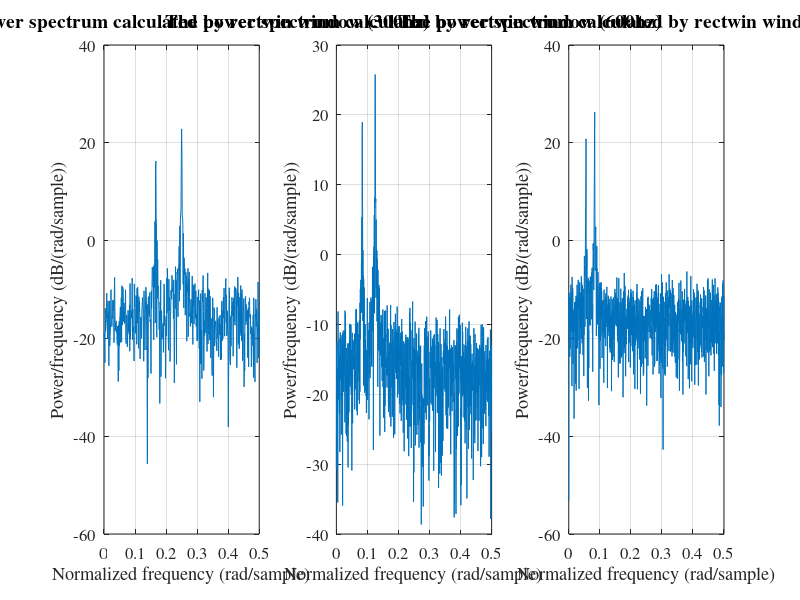
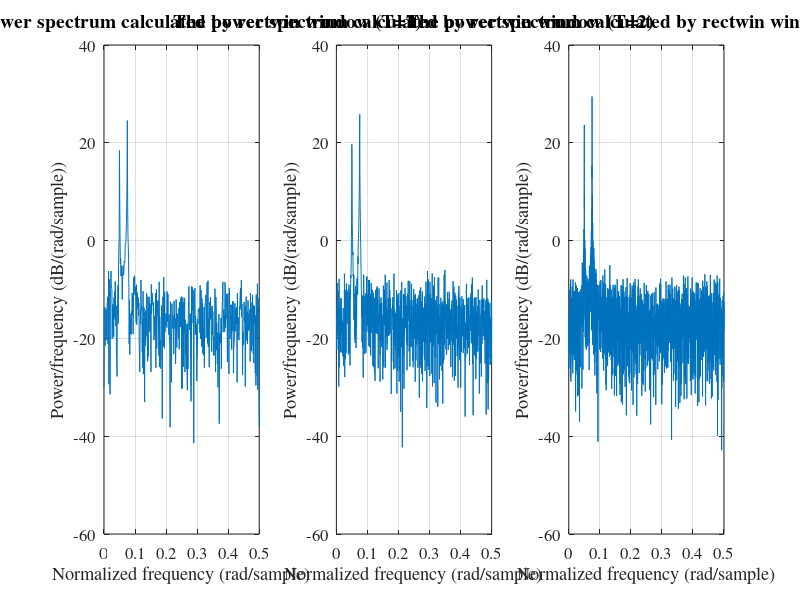
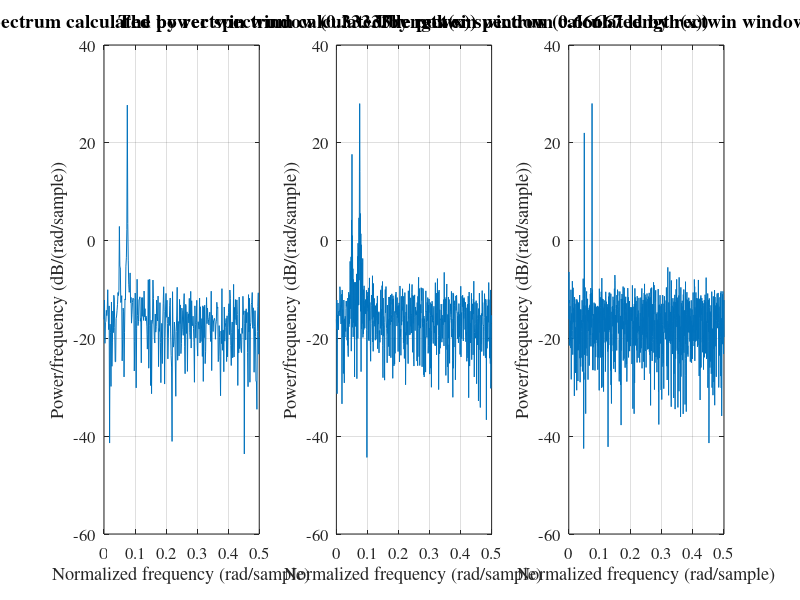
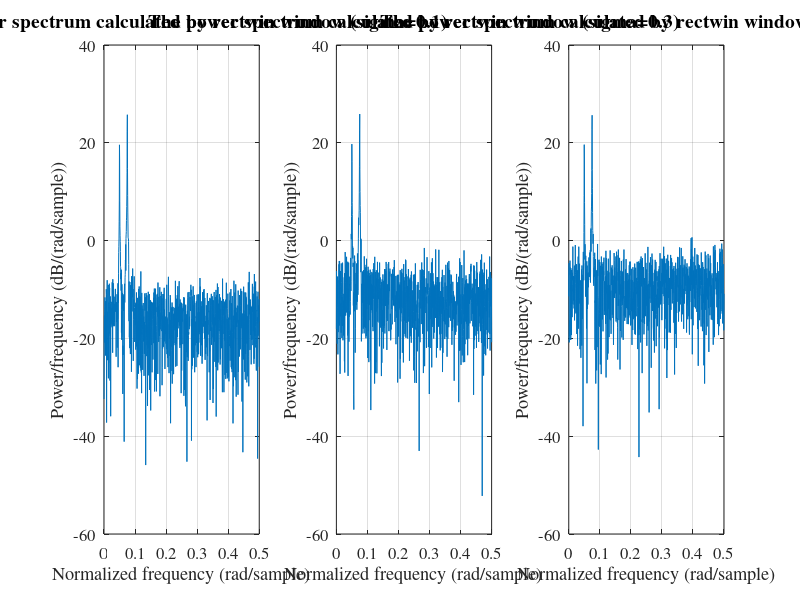

The MATLAB script that drew these images, in order:
% ------------------------------------------------------------
% ------------------------------------------------------------

% Different Sampling Rate
figure(1);
sampling_rates = [300, 600, 900];
for i = 1:length(sampling_rates)
    T = 2;
    fs = sampling_rates(i); % Sampling frequency
    t = 0:1/fs:T-1/fs; % Time vector
    w1 = 100 * pi; 
    w2 = 150 * pi; 
    sigma2 = 0.1; % Noise variance
    N_t = sqrt(sigma2) * randn(size(t)); % Noise generation
    x = sin(w1*t) + 2*cos(w2*t) +  N_t; % Signal generation
    
    subplot(1,3,i)
    periodogram(x,rectwin(length(x))); % Periodogram with rectangular window
    set(get(gca,'title'),'FontSize',10,'FontName','Times New Roman');
    set(gca,'fontsize',12,'fontname','times');
    xlabel('Normalized frequency (rad/sample)')
    ylabel('Power/frequency (dB/(rad/sample))')
    title(['The power spectrum calculated by rectwin window (', num2str(fs), 'hz)'],'fontsize',14);
end

% ------------------------------------------------------------
% ------------------------------------------------------------
% Different Signal length

figure(2);
signal_lengths = [1, 2, 3];
fs = 1000; % Sampling frequency
for i = 1:length(signal_lengths)
    T = signal_lengths(i);
    t = 0:1/fs:T-1/fs; % Time vector
    w1 = 100 * pi; 
    w2 = 150 * pi; 
    sigma2 = 0.1; % Noise variance
    N_t = sqrt(sigma2) * randn(size(t)); % Noise generation
    x = sin(w1*t) + 2*cos(w2*t) +  N_t; % Signal generation
    
    subplot(1,3,i)
    periodogram(x,rectwin(length(x))); % Periodogram with rectangular window
    set(get(gca,'title'),'FontSize',10,'FontName','Times New Roman');
    set(gca,'fontsize',12,'fontname','times');
    xlabel('Normalized frequency (rad/sample)')
    ylabel('Power/frequency (dB/(rad/sample))')
    title(['The power spectrum calculated by rectwin window (T=', num2str(T), ')'],'fontsize',14);
end

% ------------------------------------------------------------
% ------------------------------------------------------------
% Different FFT length

figure(3);
fft_lengths = [1/3, 2/3, 1];
T = 2;
fs = 1000; % Sampling frequency
t = 0:1/fs:T-1/fs; % Time vector
w1 = 100 * pi; 
w2 = 150 * pi; 
sigma2 = 0.1; % Noise variance
N_t = sqrt(sigma2) * randn(size(t)); % Noise generation
x = sin(w1*t) + 2*cos(w2*t) +  N_t; % Signal generation
for i = 1:length(fft_lengths)
    subplot(1,3,i)
    periodogram(x,rectwin(length(x)),fix(fft_lengths(i)*length(x))); % Periodogram with rectangular window
    set(get(gca,'title'),'FontSize',10,'FontName','Times New Roman');
    set(gca,'fontsize',12,'fontname','times');
    xlabel('Normalized frequency (rad/sample)')
    ylabel('Power/frequency (dB/(rad/sample))')
    title(['The power spectrum calculated by rectwin window (', num2str(fft_lengths(i)), ' length(x))'],'fontsize',14);
end

% ------------------------------------------------------------
% ------------------------------------------------------------
% Different sigma

figure(4);
sigmas = [0.1, 0.3, 0.5];
T = 2;
fs = 1000; % Sampling frequency
t = 0:1/fs:T-1/fs; % Time vector
w1 = 100 * pi; 
w2 = 150 * pi; 
for i = 1:length(sigmas)
    sigma2 = sigmas(i); % Noise variance
    N_t = sqrt(sigma2) * randn(size(t)); % Noise generation
    x = sin(w1*t) + 2*cos(w2*t) +  N_t; % Signal generation
    
    subplot(1,3,i)
    periodogram(x,rectwin(length(x))); % Periodogram with rectangular window
    set(get(gca,'title'),'FontSize',10,'FontName','Times New Roman');
    set(gca,'fontsize',12,'fontname','times');
    xlabel('Normalized frequency (rad/sample)')
    ylabel('Power/frequency (dB/(rad/sample))')
    title(['The power spectrum calculated by rectwin window (sigma=', num2str(sigma2), ')'],'fontsize',14);
end
